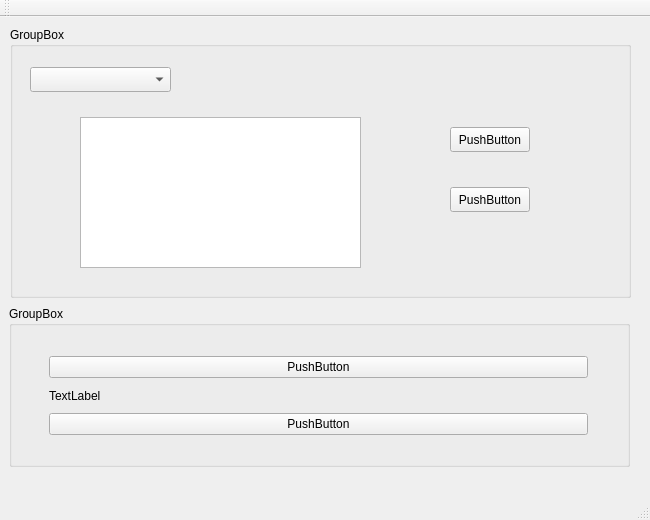
<?xml version="1.0" encoding="UTF-8"?>
<ui version="4.0">
 <class>MainWindow</class>
 <widget class="QMainWindow" name="MainWindow">
  <property name="geometry">
   <rect>
    <x>0</x>
    <y>0</y>
    <width>650</width>
    <height>520</height>
   </rect>
  </property>
  <property name="windowTitle">
   <string>MainWindow</string>
  </property>
  <widget class="QWidget" name="centralWidget">
   <widget class="QGroupBox" name="groupBox">
    <property name="geometry">
     <rect>
      <x>10</x>
      <y>10</y>
      <width>621</width>
      <height>271</height>
     </rect>
    </property>
    <property name="title">
     <string>GroupBox</string>
    </property>
    <widget class="QComboBox" name="comboBox">
     <property name="geometry">
      <rect>
       <x>20</x>
       <y>40</y>
       <width>141</width>
       <height>25</height>
      </rect>
     </property>
    </widget>
    <widget class="QTableView" name="pubList">
     <property name="geometry">
      <rect>
       <x>70</x>
       <y>90</y>
       <width>281</width>
       <height>151</height>
      </rect>
     </property>
    </widget>
    <widget class="QPushButton" name="pushButton">
     <property name="geometry">
      <rect>
       <x>440</x>
       <y>100</y>
       <width>80</width>
       <height>25</height>
      </rect>
     </property>
     <property name="text">
      <string>PushButton</string>
     </property>
    </widget>
    <widget class="QPushButton" name="pushButton_2">
     <property name="geometry">
      <rect>
       <x>440</x>
       <y>160</y>
       <width>80</width>
       <height>25</height>
      </rect>
     </property>
     <property name="text">
      <string>PushButton</string>
     </property>
    </widget>
   </widget>
   <widget class="QGroupBox" name="groupBox_2">
    <property name="geometry">
     <rect>
      <x>9</x>
      <y>289</y>
      <width>621</width>
      <height>161</height>
     </rect>
    </property>
    <property name="title">
     <string>GroupBox</string>
    </property>
    <widget class="QWidget" name="verticalLayoutWidget">
     <property name="geometry">
      <rect>
       <x>29</x>
       <y>39</y>
       <width>561</width>
       <height>101</height>
      </rect>
     </property>
     <layout class="QVBoxLayout" name="verticalLayout">
      <item>
       <widget class="QPushButton" name="pushButton_3">
        <property name="text">
         <string>PushButton</string>
        </property>
       </widget>
      </item>
      <item>
       <widget class="QLabel" name="label">
        <property name="text">
         <string>TextLabel</string>
        </property>
       </widget>
      </item>
      <item>
       <widget class="QPushButton" name="pushButton_4">
        <property name="text">
         <string>PushButton</string>
        </property>
       </widget>
      </item>
     </layout>
    </widget>
   </widget>
  </widget>
  <widget class="QMenuBar" name="menuBar">
   <property name="geometry">
    <rect>
     <x>0</x>
     <y>0</y>
     <width>650</width>
     <height>22</height>
    </rect>
   </property>
  </widget>
  <widget class="QToolBar" name="mainToolBar">
   <attribute name="toolBarArea">
    <enum>TopToolBarArea</enum>
   </attribute>
   <attribute name="toolBarBreak">
    <bool>false</bool>
   </attribute>
  </widget>
  <widget class="QStatusBar" name="statusBar"/>
 </widget>
 <layoutdefault spacing="6" margin="11"/>
 <resources/>
 <connections/>
</ui>
